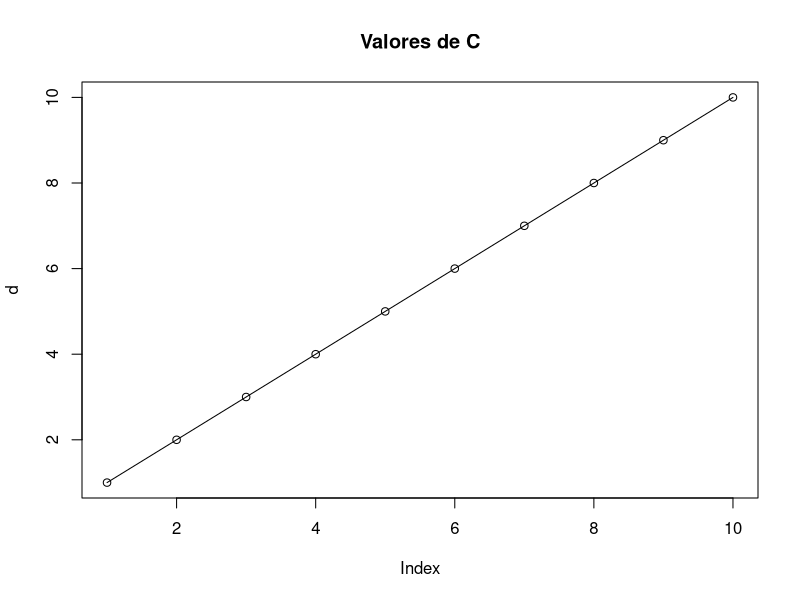

R code for this plot:
print("Hello World")
a = 1
b = 2
c = 0
d = array(0,10) #Define un arreglo

print(a+b)
for (i in 1:range(10)) {
  c = c+1
  print(c)
  d[i]=c
}


plot(d, type = "o") #Define el tipo de linea del plot con TYPE
title(main="Valores de C") #Da un titulo al plot
